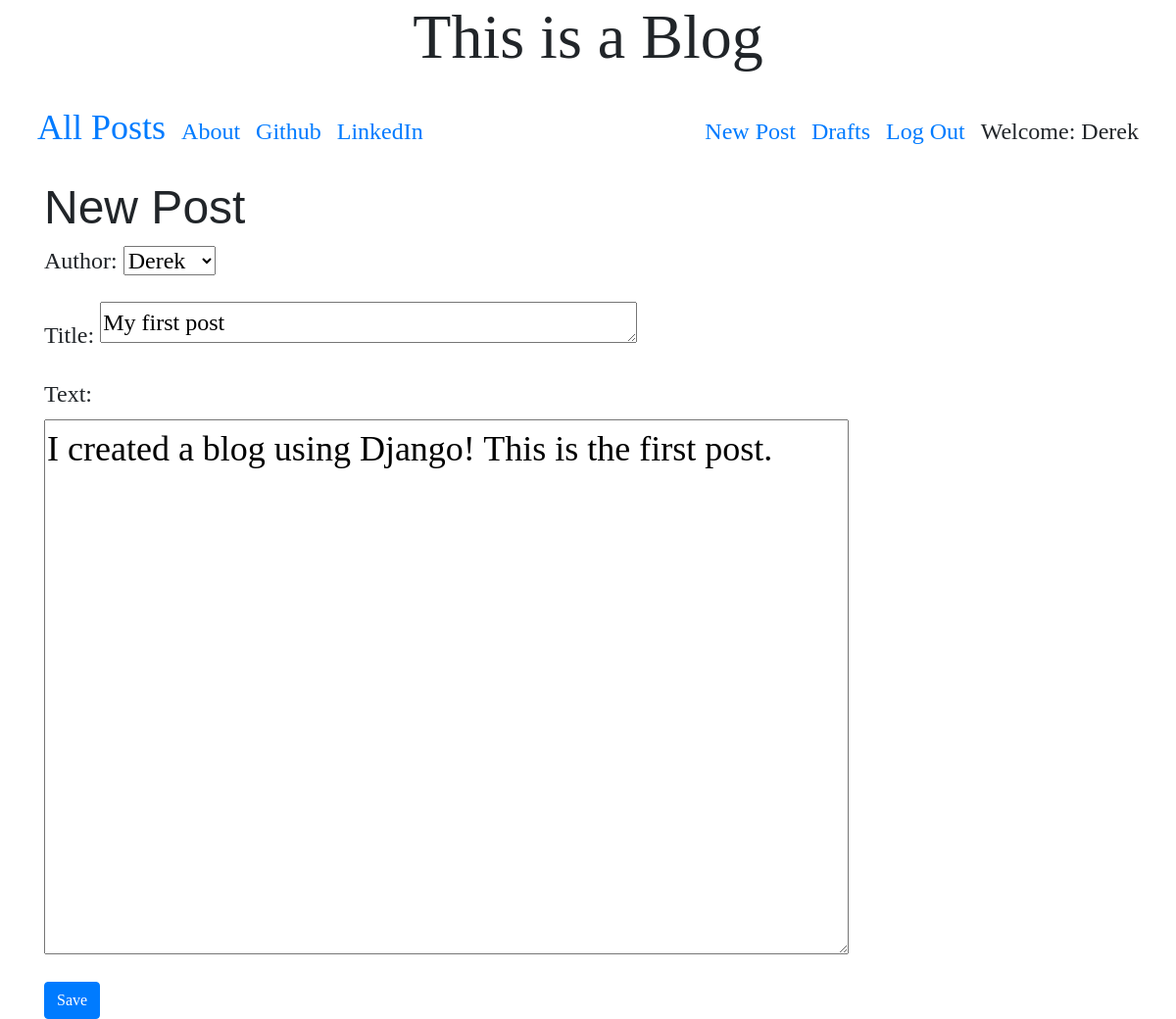
Before: /post/4/edit/ (signed in) with the older database file.
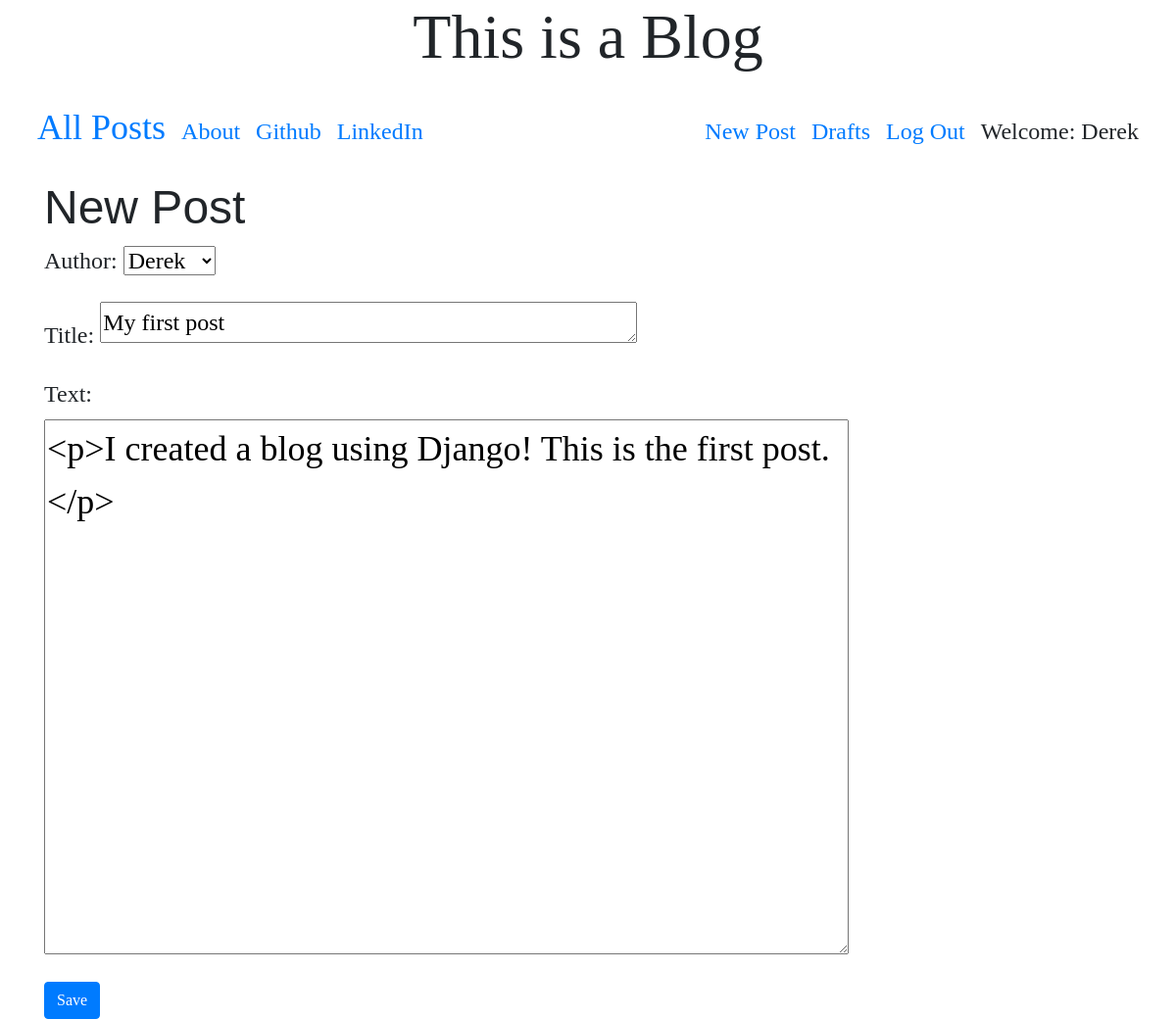
After: the same page with the newer database file.
### blog/models.py (models this page shows, shortened)
class Post(models.Model):
    author = models.ForeignKey('auth.User', on_delete=models.CASCADE)
    title = models.CharField(max_length=200)
    text = models.TextField()
    create_date = models.DateTimeField(default=timezone.now)
    published_date = models.DateTimeField(blank=True,null=True)

### blog/views.py (the view)
# urls.py: path('post/<int:pk>/edit/',views.PostUpdateView.as_view(),name='post_edit'),
class PostUpdateView(LoginRequiredMixin,UpdateView):
    login_url = '/login/'
    redirect_field_name = 'blog/post_detail.html'
    form_class = PostForm
    model = Post

### blog/forms.py
class PostForm(ModelForm):
    class Meta():
        model = Post
        fields = ('author', 'title', 'text')
        widgets = {
            'title':Textarea(attrs={'class':'textinputclass', 'cols':40, 'rows':1}),
            'text':Textarea(attrs={'class':'editable medium-editor-textarea postcontent'}),
        }

### blog/templates/blog/post_form.html (shortened to what this page needs)
{% extends "blog/base.html" %}
{% block content %}
  <h1 class="newpostfont">New Post</h1>
  <form class="postcontent" method="POST">
    {{form.as_p}}
    <button type="submit" class='btn btn-primary'>Save</button>
  </form>
{% endblock %}

Changed rows visible on the page:
changed Post "Derek": text "I created a blog using Django! This is the first post." → "<p>I created a blog using Django! This is the first post.</p>"
